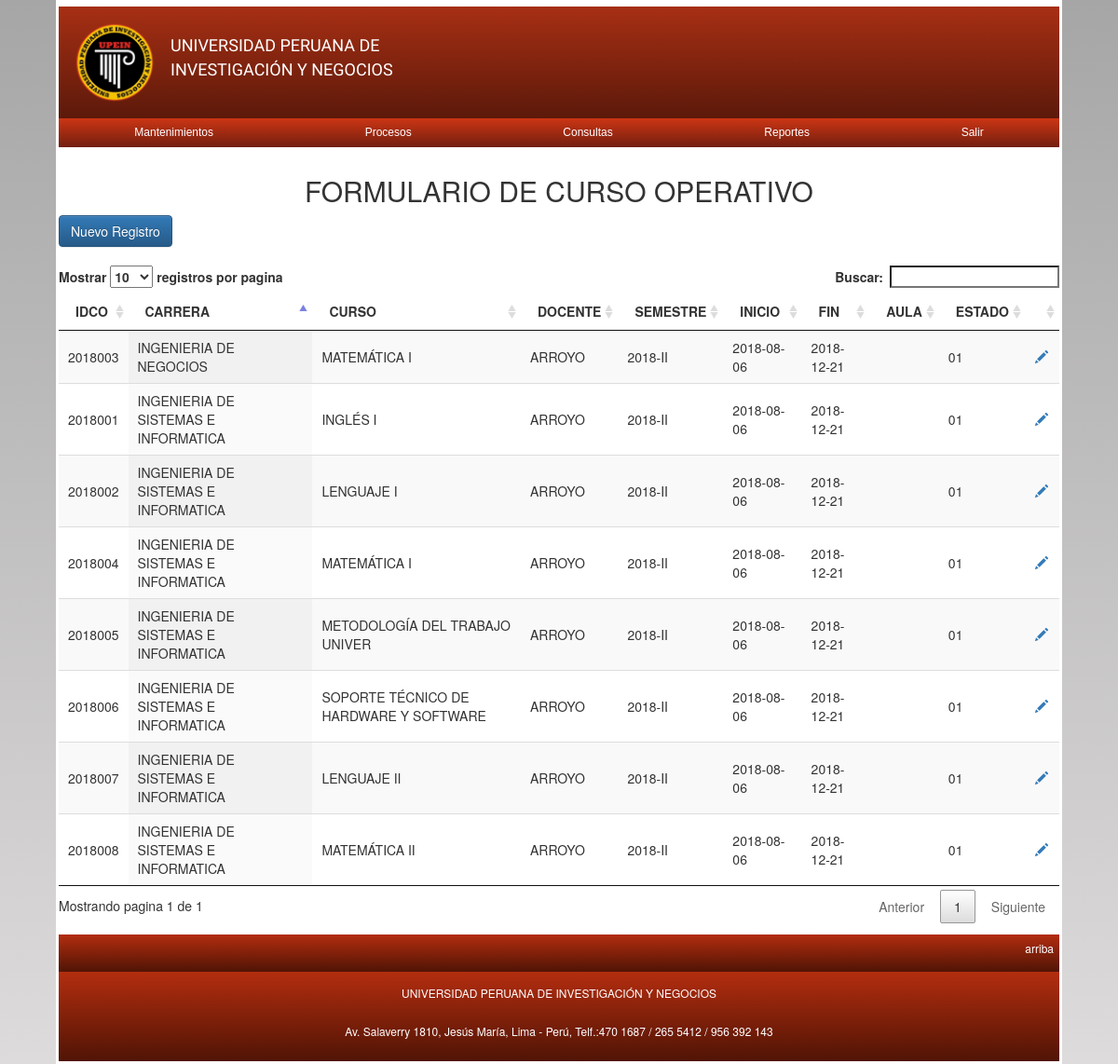
Page /proceso/academico/p_a_cursoo.php (signed in) on the earlier database version.
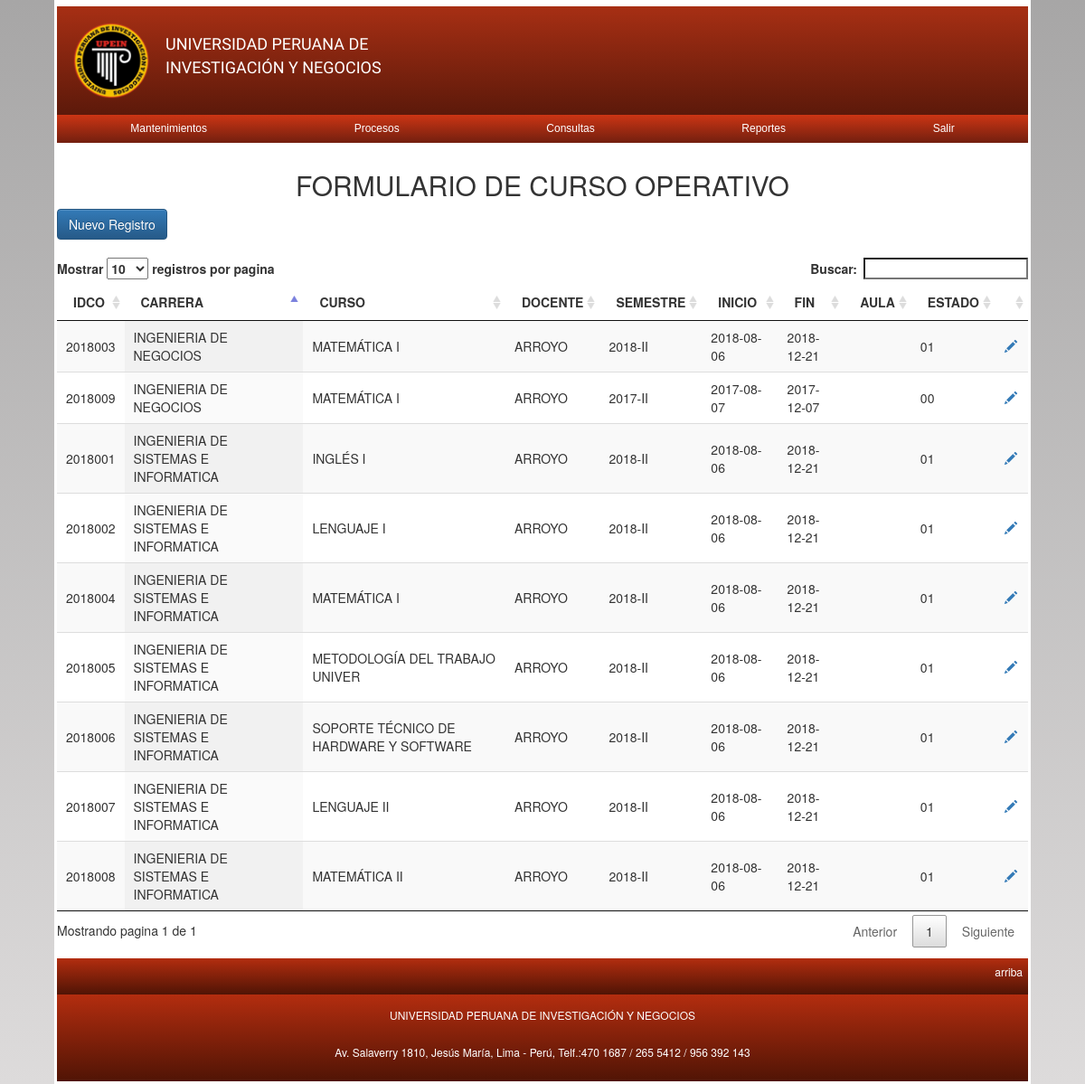
Same page on the later database version.
### tables this page shows
CREATE TABLE `tbl_curso_operativo` (
  `IDCO` char(7) NOT NULL DEFAULT '',
  `IDCursos` varchar(8) DEFAULT NULL,
  `IDDocente` varchar(10) DEFAULT NULL,
  `IDSemestre` int(11) DEFAULT NULL,
  `IDAula` int(11) NOT NULL,
  `F_exParcial` datetime DEFAULT NULL,
  `F_exFinal` datetime DEFAULT NULL,
  `F_exSusti` datetime DEFAULT NULL,
  `Estado` char(2) DEFAULT NULL
);

CREATE TABLE `tbl_carrera` (
  `IDCarrera` varchar(4) NOT NULL DEFAULT '',
  `Descripcion` varchar(60) DEFAULT NULL,
  `Duracion` int(11) DEFAULT NULL,
  `Cant_creditos` int(11) DEFAULT NULL,
  `Pension` double DEFAULT NULL,
  `Nro_pensiones` int(11) DEFAULT NULL,
  `Costo_matricula` double DEFAULT NULL,
  `Estado` char(2) DEFAULT NULL,
  `IDFacultad` int(11) DEFAULT NULL
);

CREATE TABLE `tbl_cursos` (
  `Año` int(11) NOT NULL,
  `Semestre` varchar(2) NOT NULL,
  `IDCursos` varchar(8) NOT NULL DEFAULT '',
  `Descripcion` varchar(100) DEFAULT NULL,
  `IDCarrera` varchar(4) NOT NULL,
  `Tipo_Curso` varchar(1) DEFAULT NULL,
  `IDCiclo` int(11) DEFAULT NULL,
  `IDPrerequisito` varchar(8) NOT NULL,
  `Creditos` int(11) DEFAULT NULL,
  `Rcreditos` int(11) DEFAULT NULL,
  `HorasTeoricas` int(5) DEFAULT NULL,
  `HorasPractica` int(5) DEFAULT NULL,
  `Tipo` char(1) DEFAULT NULL,
  `IDTA` int(11) NOT NULL,
  `Estado` char(2) DEFAULT NULL
);

CREATE TABLE `tbl_docente` (
  `IDDocente` varchar(10) NOT NULL DEFAULT '',
  `Tipo_doc` varchar(30) DEFAULT NULL,
  `N_documento` varchar(20) DEFAULT NULL,
  `Nombres` varchar(30) DEFAULT NULL,
  `Apellidos` varchar(60) DEFAULT NULL,
  `Fecha_nac` date DEFAULT NULL,
  `Direccion` varchar(60) DEFAULT NULL,
  `Cod_Dist` varchar(10) NOT NULL,
  `Telf_fijo` varchar(15) NOT NULL,
  `Telf_celular` varchar(15) NOT NULL,
  `Email` varchar(50) NOT NULL,
  `Categoria` varchar(100) NOT NULL,
  `Regi_dedicacion` varchar(10) NOT NULL,
  `Tiem_labores` int(11) NOT NULL,
  `Estado` varchar(10) DEFAULT NULL
);

CREATE TABLE `tbl_semestre` (
  `IDSemestre` int(11) NOT NULL,
  `Descripcion` varchar(10) DEFAULT NULL,
  `Nro_pagos` int(11) DEFAULT NULL,
  `Fecha_Inicio` date DEFAULT NULL,
  `Fecha_Fin` date DEFAULT NULL,
  `Detalle` varchar(40) DEFAULT NULL,
  `nro_notas` tinyint(4) DEFAULT NULL,
  `Estado` varchar(2) DEFAULT NULL
);

### proceso/academico/p_a_cursoo.php (the view, shortened to what this page needs)
<?php
	require '../../conexion.php';
	$sql = "SELECT co.IDCO AS id, c.Descripcion AS curso, d.Apellidos AS profe, s.Descripcion AS semestre,s.Fecha_Inicio AS inicio,s.Fecha_Fin AS fin, a.Descripcion AS aula, co.Estado AS estado,ca.Descripcion AS carrera";
    $sql.=" FROM (((((tbl_curso_operativo AS co INNER JOIN tbl_cursos AS c ON co.IDCursos=c.IDCursos) INNER JOIN tbl_docente AS d ON co.IDDocente=d.IDDocente) INNER JOIN tbl_semestre AS s ON co.IDSemestre=s.IDSemestre) LEFT JOIN tbl_aula AS a ON co.IDAula=a.IDAula) INNER JOIN tbl_carrera AS ca ON c.IDCarrera=ca.IDCarrera)";
	$resultado = $mysqli->query($sql);
?>
<!DOCTYPE html>
<html lang="es">
<head>
    <link href="../../css/bootstrap.min.css" rel="stylesheet">
	<link href="../../css/bootstrap-theme.css" rel="stylesheet">
	<link href="../../css/jquery.dataTables.min.css" rel="stylesheet">
	<link rel="stylesheet" href="../../css/estilos.css">
</head>
<body>
	<div class="contenedor">
        <?php include '../../nav.php';?>
		<div class="container">
				<div class="row">
					<h2 style="text-align:center">FORMULARIO DE CURSO OPERATIVO</h2>
				</div>
                <div class="row">
					<a href="p_a_co_nuevo.php" class="btn btn-primary">Nuevo Registro</a>
				</div>
				<br>
				<div class="row table-responsive">
					<table class="display" id="mitabla">
						<thead>
							<tr>
								<th>IDCO</th>
								<th>CARRERA</th>
								<th>CURSO</th>
                                <th>DOCENTE</th>
                                <th>SEMESTRE</th>
								<th>INICIO</th>
								<th>FIN</th>
                                <th>AULA</th>
								<th>ESTADO</th>
                                <th></th>
							</tr>
						</thead>
						<tbody>
							<?php while($row = $resultado->fetch_array(MYSQLI_ASSOC)) { ?>
								<tr>
									<td><?php echo $row['id'];?></td>
									<td><?php echo $row['carrera'];?></td>
									<td><?php echo $row['curso'];?></td>
									<td><?php echo $row['profe'];?></td>
                                    <td><?php echo $row['semestre'];?></td>
									<td><?php echo $row['inicio'];?></td>
									<td><?php echo $row['fin'];?></td>
                                    <td><?php echo $row['aula'];?></td>
                                    <td><?php echo $row['estado'];?></td>
									<td><a href="#"><span class="glyphicon glyphicon-pencil"></span></a></td>
								</tr>
							<?php } ?>
						</tbody>
					</table>
				</div>
			</div>
		<footer>
			<div class="arriba"><a href="#header">arriba</a></div>
			<div class="p_footer">
				<p>UNIVERSIDAD PERUANA DE INVESTIGACIÓN Y NEGOCIOS</p>
				<p>Av. Salaverry 1810, Jesús María, Lima - Perú, Telf.:470 1687 / 265 5412 / 956 392 143</p>
			</div>
		</footer>
	</div>
</body>
</html>

Differences in the rows shown:
added tbl_curso_operativo: IDCO "2018009", tbl_carrera.Descripcion "INGENIERIA DE NEGOCIOS", IDCursos.Descripcion "MATEMÁTICA I", IDDocente.Apellidos "ARROYO", IDSemestre.Descripcion "2017-II", IDSemestre.Fecha_Inicio "2017-08-07", IDSemestre.Fecha_Fin "2017-12-07", Estado "00"
